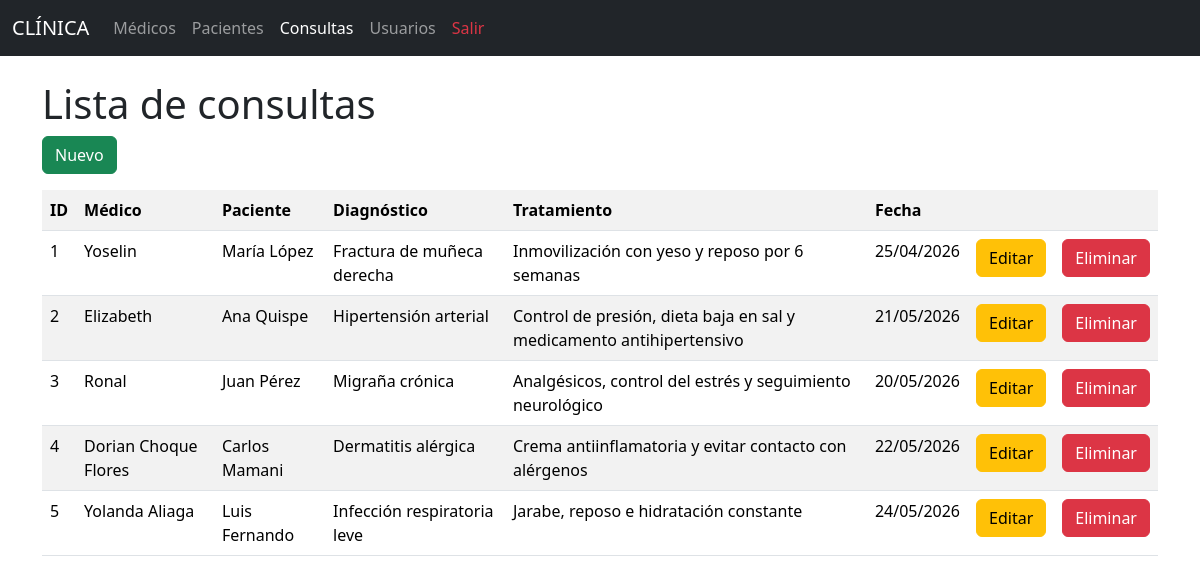
/consultas/, run on the app's committed database.
### models/consulta_model.py (models this page shows, shortened)
class Consulta(db.Model):
    __tablename__ = "consultas"
    id = db.Column(db.Integer, primary_key=True)
    fecha = db.Column(db.Date, nullable=False)
    diagnostico = db.Column(db.Text, nullable=False)
    tratamiento = db.Column(db.Text, nullable=False)
    medico_id = db.Column(db.Integer, db.ForeignKey('medicos.id'), nullable=False)
    paciente_id = db.Column(db.Integer, db.ForeignKey('pacientes.id'), nullable=False)
    medico = db.relationship('Medico', backref='consultas')
    paciente = db.relationship('Paciente', backref='consultas')
    @staticmethod
    def get_all():
        return Consulta.query.all()

### models/medico_model.py (models this page shows, shortened)
class Medico(db.Model):
    __tablename__ = "medicos"
    id = db.Column(db.Integer, primary_key=True)
    nombre = db.Column(db.String(100), nullable=False)
    especialidad = db.Column(db.String(100), nullable=False)
    telefono = db.Column(db.String(20))
    correo = db.Column(db.String(100))

### models/paciente_model.py (models this page shows, shortened)
class Paciente(db.Model):
    __tablename__ = "pacientes"
    id = db.Column(db.Integer, primary_key=True)
    nombre = db.Column(db.String(80), nullable=False)
    edad = db.Column(db.Integer, nullable=False)
    direccion = db.Column(db.String(150), nullable=False)
    telefono = db.Column(db.String(20), nullable=False)

### controllers/consulta_controller.py (the view)
@consulta_bp.route("/")
def index():
    consultas = Consulta.get_all()
    return consulta_view.list(consultas)

### run.py (called while the page is built)
@app.context_processor
def inject_active_path():
    def is_active(path):
        return 'active' if request.path == path else ''
    return dict(is_active=is_active)

### views/consulta_view.py (called while the page is built)
def list(consultas):
    return render_template('consultas/index.html', consultas=consultas)

### templates/consultas/index.html (shortened to what this page needs)
{% extends 'base.html' %}
{% block content %}
<h1>Lista de consultas</h1>
<a href="{{ url_for('consulta.create') }}" class="btn btn-success mb-3">Nuevo</a>
<table class="table table-striped">
    <tr>
        <th>ID</th>
        <th>Médico</th>
        <th>Paciente</th>
        <th>Diagnóstico</th>
        <th>Tratamiento</th>
        <th>Fecha</th>
        <th></th>
        <th></th>
    </tr>
    {% for item in consultas %}
    <tr>
        <td>{{ item.id }}</td>
        <td>{{ item.medico.nombre }}</td>
        <td>{{ item.paciente.nombre }}</td>
        <td>{{ item.diagnostico }}</td>
        <td>{{ item.tratamiento }}</td>
        <td>{{ item.fecha.strftime('%d/%m/%Y') }}</td>
        <td>
            <a href="{{ url_for('consulta.edit', id=item.id) }}" class="btn btn-warning">
                Editar
            </a>
        </td>
        <td>
            <a href="{{ url_for('consulta.delete', id=item.id) }}" class="btn btn-danger">
                Eliminar
            </a>
        </td>
    </tr>
    {% endfor %}
</table>
{% endblock %}

### templates/base.html (shortened to what this page needs)
<!doctype html>
<html lang="es">
  <head>
    <link href="https://cdn.jsdelivr.net/npm/bootstrap@5.3.8/dist/css/bootstrap.min.css" rel="stylesheet">
  </head>
  <body>
    <nav class="navbar navbar-expand-lg navbar-dark bg-dark">
      <div class="container-fluid">
        <a class="navbar-brand" href="/">CLÍNICA</a>
        <div class="collapse navbar-collapse" id="navbarNav">
          <ul class="navbar-nav">
            <li class="nav-item">
              <a class="nav-link {{ is_active('/medicos/') }}" href="/medicos/">
                Médicos
              </a>
            </li>
            <li class="nav-item">
              <a class="nav-link {{ is_active('/pacientes/') }}" href="/pacientes/">
                Pacientes
              </a>
            </li>
            <li class="nav-item">
              <a class="nav-link {{ is_active('/consultas/') }}" href="/consultas/">
                Consultas
              </a>
            </li>
            <li class="nav-item">
              <a class="nav-link {{ is_active('/usuarios/') }}" href="/usuarios/">
                Usuarios
              </a>
            </li>
            <li class="nav-item">
              <a class="nav-link text-danger" href="#">
                Salir
              </a>
            </li>
          </ul>
        </div>
      </div>
    </nav>
    <div class="container mt-4">
      {% block content %}
      {% endblock %}
    </div>
  </body>
</html>

### data on the page
Consulta: id "1", medico.nombre "Yoselin", paciente.nombre "María López", diagnostico "Fractura de muñeca derecha", tratamiento "Inmovilización con yeso y reposo por 6 semanas", fecha "25/04/2026"
Consulta: id "2", medico.nombre "Elizabeth", paciente.nombre "Ana Quispe", diagnostico "Hipertensión arterial", tratamiento "Control de presión, dieta baja en sal y medicamento antihipertensivo", fecha "21/05/2026"
Consulta: id "3", medico.nombre "Ronal", paciente.nombre "Juan Pérez", diagnostico "Migraña crónica", tratamiento "Analgésicos, control del estrés y seguimiento neurológico", fecha "20/05/2026"
Consulta: id "4", medico.nombre "Dorian Choque Flores", paciente.nombre "Carlos Mamani", diagnostico "Dermatitis alérgica", tratamiento "Crema antiinflamatoria y evitar contacto con alérgenos", fecha "22/05/2026"
Consulta: id "5", medico.nombre "Yolanda Aliaga", paciente.nombre "Luis Fernando", diagnostico "Infección respiratoria leve", tratamiento "Jarabe, reposo e hidratación constante", fecha "24/05/2026"
